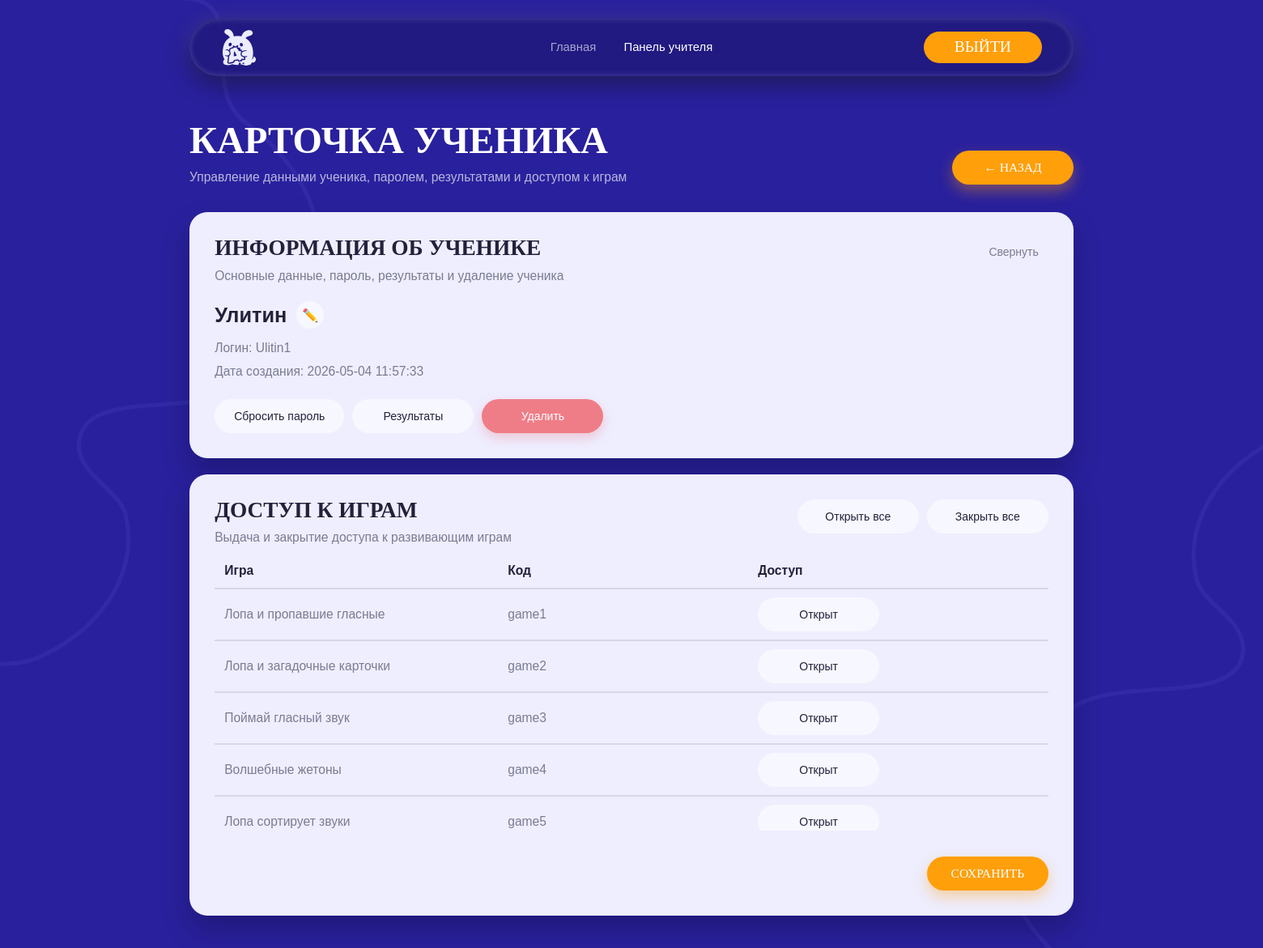
/teacher/student.php?id=32 (signed in), run on the app's committed database.
### tables this page shows
CREATE TABLE `users` (
  `id` int(11) NOT NULL,
  `role` enum('teacher','student') NOT NULL,
  `login` varchar(64) NOT NULL,
  `pass_hash` varchar(255) NOT NULL,
  `display_name` varchar(128) NOT NULL,
  `created_at` timestamp NOT NULL DEFAULT current_timestamp(),
  `must_change_pass` tinyint(1) NOT NULL DEFAULT 0
);

CREATE TABLE `student_game_access` (
  `student_id` int(11) NOT NULL,
  `game_id` int(11) NOT NULL,
  `is_enabled` tinyint(1) NOT NULL DEFAULT 0
);

CREATE TABLE `games` (
  `id` int(11) NOT NULL,
  `code` varchar(64) NOT NULL,
  `title` varchar(128) NOT NULL,
  `path` varchar(255) NOT NULL
);

### inc/config.php (called while the page is built, shortened)
<?php
function h(string $s): string {
  return htmlspecialchars($s, ENT_QUOTES | ENT_SUBSTITUTE, 'UTF-8');
}

### teacher/student.php (the view, shortened to what this page needs)
<?php
require_once __DIR__ . '/../inc/db.php';
$studentId = (int) ($_GET['id'] ?? 0);
$student = $pdo->prepare("
    SELECT id, display_name, login, created_at, must_change_pass
    FROM users
    WHERE id = ? AND role = 'student'
    LIMIT 1
  ");
$student->execute([$studentId]);
$stu = $student->fetch();
$rows = $pdo->prepare("
    SELECT g.id, g.title, g.code, a.is_enabled
    FROM games g
    LEFT JOIN student_game_access a
      ON a.game_id = g.id AND a.student_id = ?
    ORDER BY g.id
  ");
$rows->execute([$studentId]);
$games = $rows->fetchAll();
?>
<!doctype html>
<html lang="ru">
<head>
  <link rel="stylesheet" href="../assets/style.css?v=2">
</head>
<body>
  <main class="teacher-page">
    <header class="teacher-header">
      <a class="teacher-logo" href="../index.php" aria-label="На главную">
        <img src="../assets/img/logo.svg" alt="Логотип">
      </a>
      <nav class="teacher-nav">
        <a href="../index.php">Главная</a>
        <a href="dashboard.php" class="active">Панель учителя</a>
      </nav>
      <a class="teacher-header-btn" href="../logout.php">Выйти</a>
    </header>
    <div class="teacher-wrap">
      <div class="teacher-grid">
        <div class="student-title-row">
          <div class="student-title">
            <h1>Карточка ученика</h1>
            <p>Управление данными ученика, паролем, результатами и&nbsp;доступом к играм</p>
          </div>
          <div class="student-title-actions">
            <a class="orange-btn" href="dashboard.php">← Назад</a>
          </div>
        </div>
        <section class="student-main-card">
          <div class="card-title-row">
            <div>
              <h2>Информация об ученике</h2>
              <div class="card-subtitle">
                Основные данные, пароль, результаты и&nbsp;удаление ученика
              </div>
            </div>
            <button class="collapse-btn" type="button" id="studentInfoToggle" onclick="toggleStudentInfo()">
              Свернуть
            </button>
          </div>
          <div class="student-info-body" id="studentInfoBody">
            <div class="student-head">
              <div>
                <div class="student-name">
                  <strong><?= h($stu['display_name']) ?></strong>
                  <button class="icon-btn" type="button" onclick="openModal('editNameModal')" title="Редактировать имя">
                    ✏️
                  </button>
                </div>
                <div class="student-meta">
                  <div class="small">Логин: <?= h($stu['login']) ?></div>
                  <div class="small">Дата создания: <?= h($stu['created_at'] ?? '—') ?></div>
                </div>
              </div>
            </div>
            <div class="actions-row">
              <button class="soft-btn" type="button" onclick="openModal('resetPasswordModal')">
                Сбросить пароль
              </button>
              <button class="soft-btn" type="button" onclick="openModal('resultsModal')">
                Результаты
              </button>
              <button class="danger-btn" type="button" onclick="openModal('deleteStudentModal')">
                Удалить
              </button>
            </div>
          </div>
        </section>
        <section class="student-access-card">
          <div class="card-title-row">
            <div>
              <h2>Доступ к играм</h2>
              <div class="card-subtitle">
                Выдача и закрытие доступа к&nbsp;развивающим играм
              </div>
            </div>
            <div class="games-actions">
              <form method="post" class="js-ajax-access-form">
                <button class="soft-btn" type="submit">Открыть все</button>
              </form>
              <form method="post" class="js-ajax-access-form">
                <button class="soft-btn" type="submit">Закрыть все</button>
              </form>
            </div>
          </div>
          <form method="post" class="js-ajax-access-form">
            <div class="games-table-scroll">
              <table class="games-table">
                <thead>
                  <tr>
                    <th>Игра</th>
                    <th>Код</th>
                    <th>Доступ</th>
                  </tr>
                </thead>
                <tbody>
                  <?php foreach ($games as $g): ?>
                    <tr>
                      <td><?= h($g['title']) ?></td>
                      <td><?= h($g['code']) ?></td>
                      <td>
                        <label class="access-toggle">
                          <span class="access-pill"></span>
                        </label>
                      </td>
                    </tr>
                  <?php endforeach; ?>
                </tbody>
              </table>
            </div>
            <div class="save-row">
              <button class="orange-btn" type="submit">Сохранить</button>
            </div>
          </form>
        </section>
      </div>
    </div>
  </main>
</body>
</html>

### assets/style.css (style rules this page uses)
* { box-sizing: border-box; }
body { font-family: system-ui, Arial; margin: 0; background: #f6f7fb; color: #111; }
a { color: inherit; }
h1 { margin: 0 0 12px; font-size: 26px; }
h2 { margin: 0 0 10px; font-size: 18px; }
p { margin: 8px 0; }
input, button, select { font: inherit; }
button { padding: 10px 12px; border: 0; border-radius: 10px; cursor: pointer; background: #111; color: #fff; }
.small { font-size: 13px; color: #555; }

### data on the page
users: display_name "Улитин", login "Ulitin1", created_at "2026-05-04 11:57:33"
student_game_access: game.title "Лопа и пропавшие гласные", game.code "game1"
student_game_access: game.title "Лопа и загадочные карточки", game.code "game2"
student_game_access: game.title "Поймай гласный звук", game.code "game3"
student_game_access: game.title "Волшебные жетоны", game.code "game4"
student_game_access: game.title "Лопа сортирует звуки", game.code "game5"
